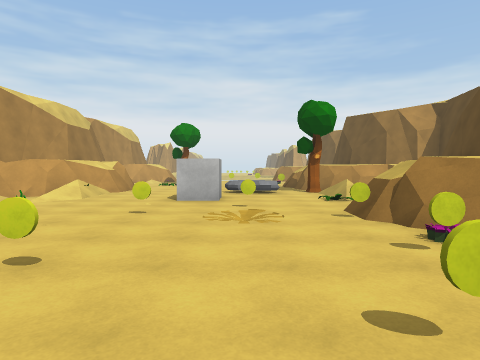
View 1 (above)

16 first-person views from a walk through a Unity game level. The camera is 1.5 m above the floor, tilts 2° down and sees 75° across. The floor is counted in squares, 2 m on a side. Each view is taken from the middle of a square. On the plan, view 1 faces up. The plan holds only what a view shows up to about 10 squares ahead; the rest is blank. The place goes on beyond the plan. Surface patterns are stand-ins for the level's own textures.

View 2
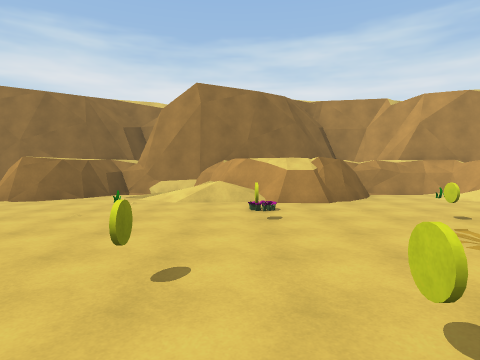

View 3
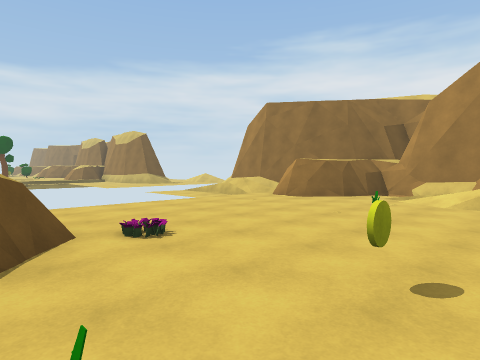

View 4
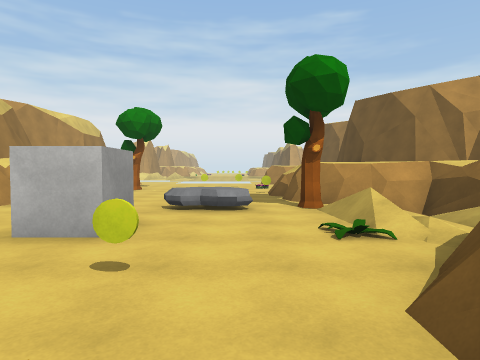

View 5
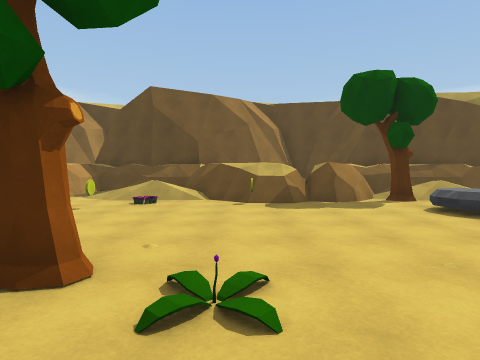

View 6
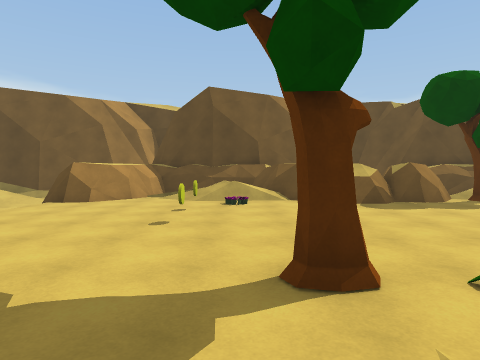

View 7
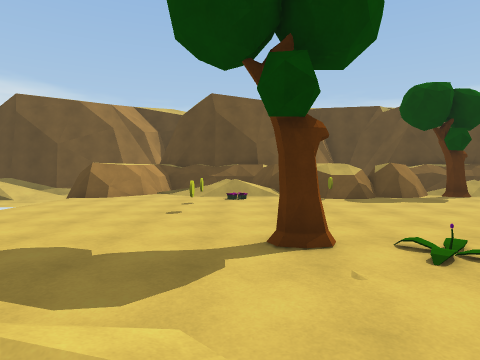

View 8
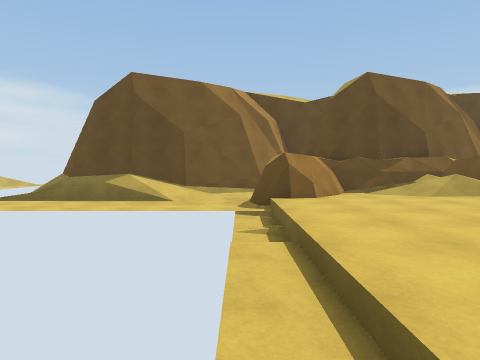

View 9
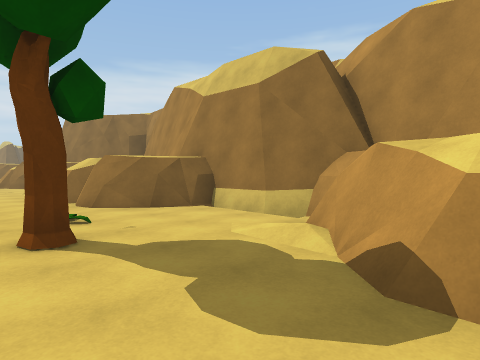

View 10
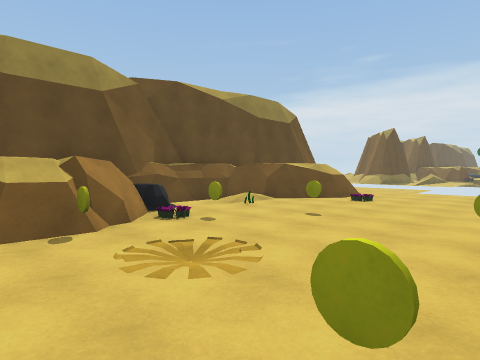

View 11
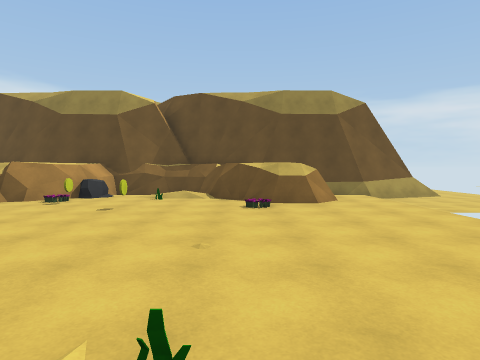

View 12
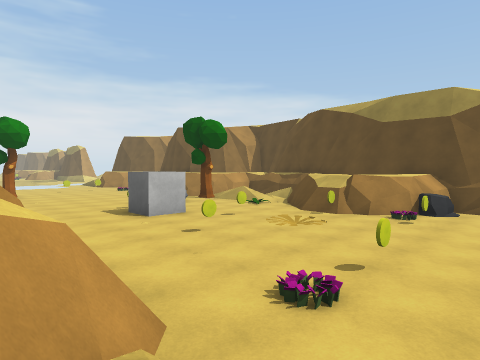

View 13
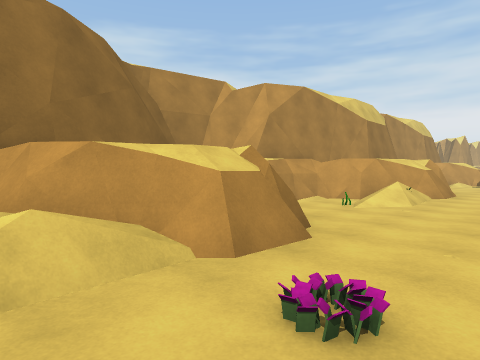

View 14
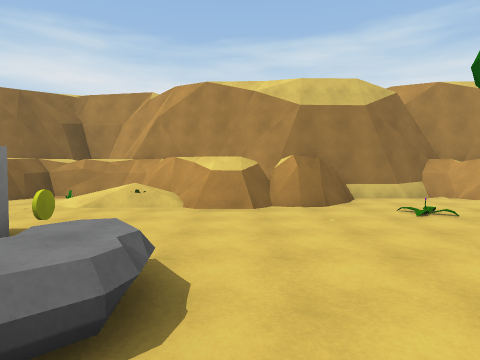

View 15
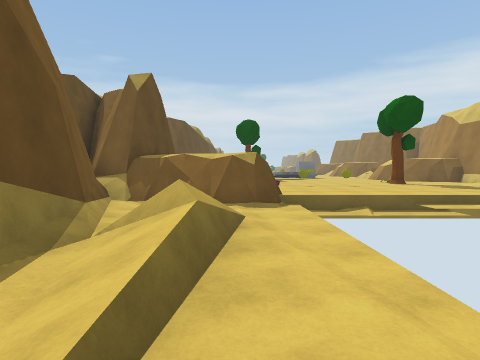

View 16
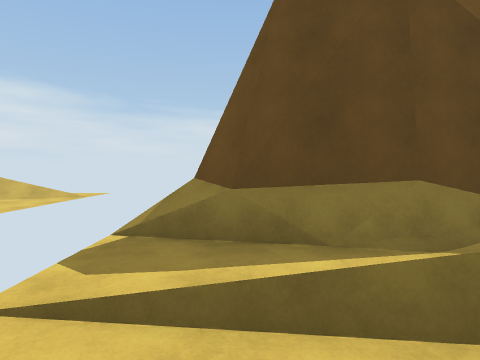

### Floor plan
Key: @ floor where view 1 was taken; # wall or solid block; x gap in a wall; . main floor; : floor 0.25 m higher than the main floor; - floor 0.25 m lower than the main floor; _ floor 0.5 m lower than the main floor; < floor 0.75 m lower than the main floor; / step, stairs or slope; = window, fence, low wall or low ledge; ^ raised ledge; T tree; R rock; P plant; O other object.
Columns run from 7 left of view 1 to 7 right of it. Each row starts with its distance up from view 1.
 27           ___:x
 26          ___/#
 25          _-/##
 24          _//#
 23          _//##
 22          _-//#
 21    -___<<_-__#
 20     ......####
 19   #/......#####
 18  ##/......./###
 17 ##/....OO./ #
 16 #/..T....P//#
 15 #/..T.....#=#
 14 #/..P....##  #
 13 ###......=#  #
 12  ##......##
 11   ##......###
 10   ##...RR///#
  9 ###/..O...//#
  8 #///..O..P/-##
  7 #/O......./##
  6 #/.....O./##
  5 ###..O.P.##
  4   ##......##
  3   ##....OPR##
  2  ##/PO...../#
  1 ##//....O.O/#
  0 # /....@...##
 -1 #/.O....P.##
 -2 ###......^#
 -3   #.......#
 -4   #......../#
 -5  #       -_-#
 -6  #       -_-#
 -7           _-/
 -8            --

Where each view was taken, in squares from view 1:
view 1: 0 up, 0 right, facing up
view 2: 2 up, 3 right, facing left
view 3: 2 up, 3 right, facing down-left
view 4: 4 up, 1 right, facing up
view 5: 14 up, 5 left, facing right
view 6: 16 up, 5 left, facing right
view 7: 16 up, 6 left, facing right
view 8: 21 up, 4 left, facing right
view 9: 19 up, 2 left, facing down-left
view 10: 6 up, 2 left, facing down-right
view 11: 1 down, 5 left, facing right
view 12: 1 up, 5 left, facing up-right
view 13: 1 up, 2 left, facing up-left
view 14: 11 up, 2 right, facing left
view 15: 27 up, 3 right, facing down
view 16: 26 up, 2 right, facing right
